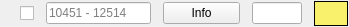
<?xml version="1.0" encoding="UTF-8"?>
<ui version="4.0">
 <class>Multivariate_ListItem</class>
 <widget class="QWidget" name="Multivariate_ListItem">
  <property name="geometry">
   <rect>
    <x>0</x>
    <y>0</y>
    <width>349</width>
    <height>27</height>
   </rect>
  </property>
  <property name="sizePolicy">
   <sizepolicy hsizetype="Preferred" vsizetype="Expanding">
    <horstretch>0</horstretch>
    <verstretch>0</verstretch>
   </sizepolicy>
  </property>
  <property name="maximumSize">
   <size>
    <width>16777215</width>
    <height>16777215</height>
   </size>
  </property>
  <property name="windowTitle">
   <string>Form</string>
  </property>
  <layout class="QHBoxLayout" name="horizontalLayout">
   <property name="spacing">
    <number>12</number>
   </property>
   <property name="leftMargin">
    <number>20</number>
   </property>
   <property name="topMargin">
    <number>1</number>
   </property>
   <property name="rightMargin">
    <number>1</number>
   </property>
   <property name="bottomMargin">
    <number>1</number>
   </property>
   <item>
    <widget class="QCheckBox" name="Selection_checkBox">
     <property name="toolTip">
      <string>&lt;html&gt;&lt;head/&gt;&lt;body&gt;&lt;p&gt;Click to select this channel.&lt;/p&gt;&lt;/body&gt;&lt;/html&gt;</string>
     </property>
     <property name="text">
      <string/>
     </property>
    </widget>
   </item>
   <item>
    <widget class="QLineEdit" name="Description_LineEdit">
     <property name="sizePolicy">
      <sizepolicy hsizetype="Expanding" vsizetype="Fixed">
       <horstretch>0</horstretch>
       <verstretch>0</verstretch>
      </sizepolicy>
     </property>
     <property name="styleSheet">
      <string notr="true">QLineEdit { qproperty-cursorPosition: 0; }</string>
     </property>
     <property name="alignment">
      <set>Qt::AlignLeading|Qt::AlignLeft|Qt::AlignVCenter</set>
     </property>
     <property name="placeholderText">
      <string notr="true">10451 - 12514</string>
     </property>
    </widget>
   </item>
   <item>
    <widget class="QPushButton" name="DescriptionInfo_Button">
     <property name="sizePolicy">
      <sizepolicy hsizetype="Minimum" vsizetype="Fixed">
       <horstretch>0</horstretch>
       <verstretch>0</verstretch>
      </sizepolicy>
     </property>
     <property name="minimumSize">
      <size>
       <width>1</width>
       <height>0</height>
      </size>
     </property>
     <property name="toolTip">
      <string>&lt;html&gt;&lt;head/&gt;&lt;body&gt;&lt;p&gt;Opens an Info dialog which contains additional information about this single channel.&lt;/p&gt;&lt;/body&gt;&lt;/html&gt;</string>
     </property>
     <property name="text">
      <string>Info</string>
     </property>
    </widget>
   </item>
   <item>
    <widget class="QLineEdit" name="MappingValue_LineEdit">
     <property name="sizePolicy">
      <sizepolicy hsizetype="Fixed" vsizetype="Fixed">
       <horstretch>0</horstretch>
       <verstretch>0</verstretch>
      </sizepolicy>
     </property>
     <property name="maximumSize">
      <size>
       <width>50</width>
       <height>16777215</height>
      </size>
     </property>
     <property name="toolTip">
      <string>Alll values equal or greater than will be mapped to the same given color.</string>
     </property>
    </widget>
   </item>
   <item>
    <widget class="QPushButton" name="Mapping_ColorButton">
     <property name="maximumSize">
      <size>
       <width>64</width>
       <height>32</height>
      </size>
     </property>
     <property name="styleSheet">
      <string notr="true">background-color: rgb(249, 240, 107);
border: 1px solid black;</string>
     </property>
     <property name="text">
      <string/>
     </property>
    </widget>
   </item>
  </layout>
 </widget>
 <resources/>
 <connections/>
</ui>
